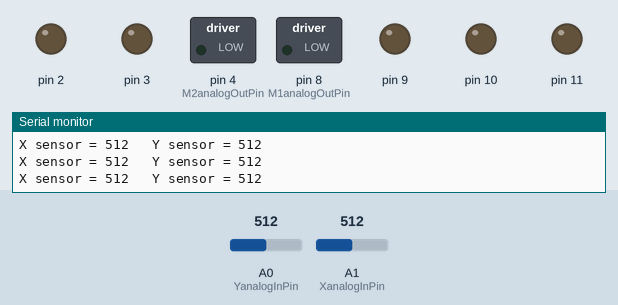
The sketch below on a simulated Arduino Uno, built with avr-gcc and run on an emulated ATmega328P. Shown: switched loads named in the sketch (green lamp = pin HIGH), output pins drawn as LEDs (lit = HIGH), the last lines printed to the serial monitor. The inputs (shaded band) are chosen by the test bench; at power-on: A0 (YanalogInPin) = 512, A1 (XanalogInPin) = 512.

Above: at 1.2 s.
1.3 s: A0 (YanalogInPin) set to 585
4.3 s: A0 (YanalogInPin) set to 613
At 4.8 s:
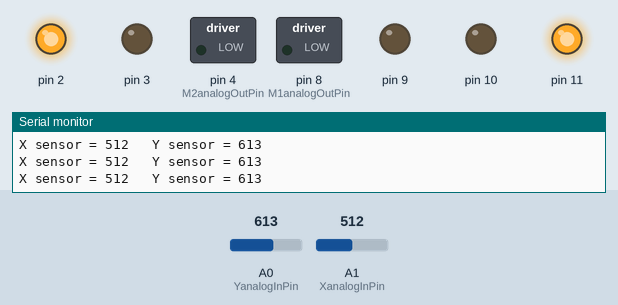
5.8 s: A0 (YanalogInPin) set to 806
8.8 s: A0 (YanalogInPin) set to 821
At 9.2 s:
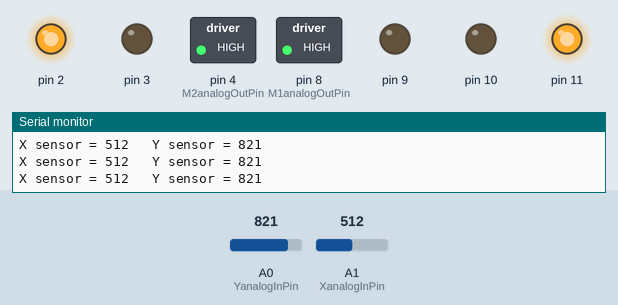
10.3 s: A1 (XanalogInPin) set to 107
13.3 s: A1 (XanalogInPin) set to 92
Timing chart, 0 to 15.8 s (numbered marks = the images above; inputs shaded):
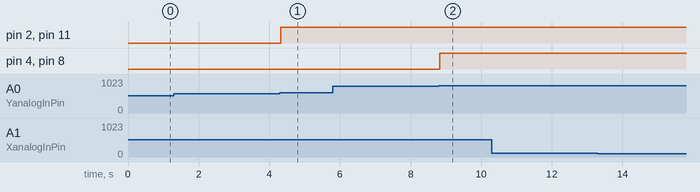

Measured:
- the behaviour switches between 600 and 601 on A0 (YanalogInPin) (found by bisection; images 0 and 1)
- the behaviour switches between 812 and 813 on A0 (YanalogInPin) (found by bisection; images 1 and 2)
- after the input at 4.3 s, pin 2, pin 11: LOW → HIGH at once
- after the input at 8.8 s, pin 4 (M2analogOutPin), pin 8 (M1analogOutPin): LOW → HIGH at once

The sketch:

Tank_Movement_code.ino
```cpp
int YsensorValue = 0;
int XsensorValue = 0;
/*define M1*/
int M1YoutputValue = 0;
int M1XoutputValue = 0;
/*define M2*/
int M2YoutputValue = 0;
int M2XoutputValue = 0;
   const int YanalogInPin = A0;
   const int XanalogInPin = A1;
   const int M1analogOutPin = 8;
   const int M2analogOutPin = 4;

void setup()
{
  pinMode(8, OUTPUT);
  pinMode(9, OUTPUT);
  pinMode(10, OUTPUT);
  pinMode(11,OUTPUT);
  pinMode(4, OUTPUT);
  pinMode(2, OUTPUT);
  pinMode(3,OUTPUT);
  Serial.begin(9600);

}

void loop() {
  /*control Forward/Backward */

  /*taking the input value of joystick and setting the motor values*/
  YsensorValue = analogRead(YanalogInPin);
  XsensorValue = analogRead(XanalogInPin);

  if (XsensorValue >=400 && XsensorValue<= 600)
  {
   if ( YsensorValue >= 400 && YsensorValue <=600)
  {
    /* MAPPING OF SPEED*/
  M1YoutputValue = map (YsensorValue, 400, 600, 0,0);
  analogWrite(M1analogOutPin, M1YoutputValue);
  M2YoutputValue = map (YsensorValue, 400, 600, 0,0);
  analogWrite(M2analogOutPin, M2YoutputValue);

  /* STATIONARY POSITION*/
  digitalWrite(11, LOW); /*direction*/
  digitalWrite(10, LOW); /*direciton*/
  analogWrite(8, M1YoutputValue); /*speed 180 (range from 76 to 255*/
  digitalWrite(3, LOW); /*direction*/
  digitalWrite(2, LOW); /*direciton*/
  analogWrite(4, M2YoutputValue); /*speed 180 (range from 76 to 255*/

  }
  else if(YsensorValue < 400)
  {
    /* MAPPING OF SPEED*/
  M1YoutputValue = map (YsensorValue, 0, 400, 255,0);
  analogWrite(M1analogOutPin, M1YoutputValue);
  M2YoutputValue = map (YsensorValue, 0, 400, 255,0);
  analogWrite(M2analogOutPin, M2YoutputValue);

  /* BACKWARD MOVEMENT*/
  digitalWrite(11, LOW); /*direction*/
  digitalWrite(10, HIGH); /*direciton*/
  analogWrite(8, M1YoutputValue); /*speed 180 (range from 76 to 255*/
  digitalWrite(3, HIGH); /*direction*/
  digitalWrite(2, LOW); /*direciton*/
  analogWrite(4, M2YoutputValue); /*speed 180 (range from 76 to 255*/

  }
  else
  {
      /* MAPPING OF SPEED*/
  M1YoutputValue = map (YsensorValue, 600, 1023, 0,255);
  analogWrite(M1analogOutPin, M1YoutputValue);
  M2YoutputValue = map (YsensorValue, 600, 1023, 0,255);
  analogWrite(M2analogOutPin, M2YoutputValue);

  /* FORWARD MOVEMENT*/
  digitalWrite(11, HIGH); /*direction*/
  digitalWrite(10, LOW); /*direciton*/
  analogWrite(8, M1YoutputValue); /*speed 180 (range from 76 to 255*/
  digitalWrite(3, LOW); /*direction*/
  digitalWrite(2, HIGH); /*direciton*/
  analogWrite(4, M2YoutputValue); /*speed 180 (range from 76 to 255*/

  }

  }

 /* LEFT RIGHT MOVEMENT*/

  if (YsensorValue >=400 && YsensorValue<= 600)
  {
  if(XsensorValue >=400 && XsensorValue <=600)
  {
   /* MAPPING OF THE SPEED*/
  M1XoutputValue = map (XsensorValue, 400, 600, 0, 0);
  analogWrite(M1analogOutPin, M1XoutputValue);
  M2XoutputValue = map (XsensorValue, 400, 600, 0, 0);
  analogWrite(M2analogOutPin, M2XoutputValue);
   /*STATIONARY POSITION*/
  digitalWrite(11, LOW); /*direction*/
  digitalWrite(10, LOW); /*direciton*/
  analogWrite(8, M1XoutputValue); /*speed 180 (range from 76 to 255*/
  digitalWrite(3, LOW); /*direction*/
  digitalWrite(2, LOW); /*direciton*/
  analogWrite(4, M2XoutputValue); /*speed 180 (range from 76 to 255*/

  }
  else if(XsensorValue < 400)
  {
   /* MAPPING OF THE SPEED*/
  M1XoutputValue = map (XsensorValue, 0, 400, 255,0);
  analogWrite(M1analogOutPin, M1XoutputValue);
  M2XoutputValue = map (XsensorValue, 0, 400, 255,0);
  analogWrite(M2analogOutPin, M2XoutputValue);

  /* RIGHT */
  digitalWrite(11, LOW); /*direction*/
  digitalWrite(10, HIGH); /*direciton*/
  analogWrite(8, M1XoutputValue); /*speed 180 (range from 76 to 255*/
  digitalWrite(3, LOW); /*direction*/
  digitalWrite(2, HIGH); /*direciton*/
  analogWrite(4, M2XoutputValue); /*speed 180 (range from 76 to 255*/
  }

  else
  {
   /* MAPPING OF THE SPEED*/
  M1XoutputValue = map (XsensorValue, 600, 1023, 0,255);
  analogWrite(M1analogOutPin, M1XoutputValue);
  M2XoutputValue = map (XsensorValue, 600, 1023, 0,255);
  analogWrite(M2analogOutPin, M2XoutputValue);

  /* LEFT */
  digitalWrite(11, HIGH); /*direction*/
  digitalWrite(10, LOW); /*direciton*/
  analogWrite(8, M1XoutputValue); /*speed 180 (range from 76 to 255*/
  digitalWrite(3, HIGH); /*direction*/
  digitalWrite(2, LOW); /*direciton*/
  analogWrite(4, M2XoutputValue); /*speed 180 (range from 76 to 255*/
  }


  }
  /*print X sensor and output Value**/
  Serial.print("X sensor = ");
  Serial.print(XsensorValue);
  Serial.print("\t Y sensor = ");
  Serial.println(YsensorValue);
  delay (2);


}
```
